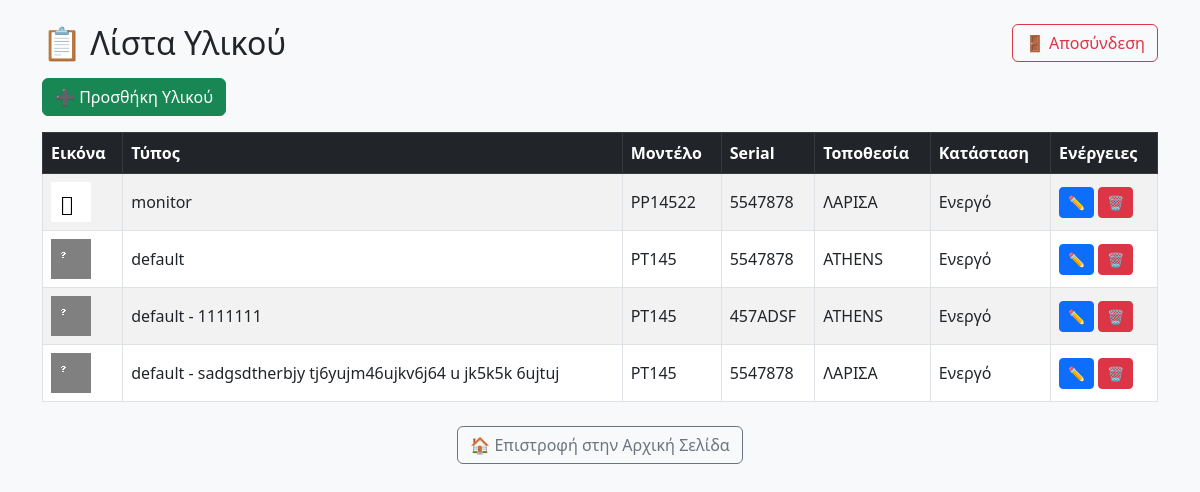
The page /inventory (signed in) on the database its author committed.
### models.py (models this page shows)
class HardwareItem(db.Model):
    id = db.Column(db.Integer, primary_key=True)
    type = db.Column(db.String(50), nullable=False)
    model = db.Column(db.String(100))
    serial = db.Column(db.String(100))
    location = db.Column(db.String(100))
    status = db.Column(db.String(50))
    custom_type_detail = db.Column(db.String(100))

### app.py (the view)
@app.route('/inventory')
@login_required
def index():
    items = HardwareItem.query.all()
    return render_template('index.html', items=items)

### auth.py (called while the page is built)
@login_manager.user_loader
def load_user(user_id):
    return User.query.get(int(user_id))

### templates/index.html (shortened to what this page needs)
<!doctype html>
<html lang="el">
<head>
  <link href="https://cdn.jsdelivr.net/npm/bootstrap@5.3.0/dist/css/bootstrap.min.css" rel="stylesheet">
</head>
<body class="bg-light">
  <div class="container mt-4">
    {% if current_user.is_authenticated %}
    <div class="d-flex justify-content-between align-items-center mb-3">
      <h2 class="mb-0">📋 Λίστα Υλικού</h2>
      <a href="{{ url_for('logout') }}" class="btn btn-outline-danger">🚪 Αποσύνδεση</a>
    </div>
    {% else %}
    <h2 class="mb-4">📋 Λίστα Υλικού</h2>
    {% endif %}
    {% if current_user.is_authenticated and current_user.role == 'admin' %}
    <a href="{{ url_for('add_item') }}" class="btn btn-success mb-3">➕ Προσθήκη Υλικού</a>
    {% endif %}
    <table class="table table-bordered table-striped align-middle">
      <thead class="table-dark">
        <tr>
          <th>Εικόνα</th>
          <th>Τύπος</th>
          <th>Μοντέλο</th>
          <th>Serial</th>
          <th>Τοποθεσία</th>
          <th>Κατάσταση</th>
          {% if current_user.is_authenticated and current_user.role == 'admin' %}
          <th>Ενέργειες</th>
          {% endif %}
        </tr>
      </thead>
      <tbody>
        {% for item in items %}
        <tr>
          <td><img src="{{ url_for('static', filename='icons/' + item.type|lower + '.png') }}" class="item-icon" onerror="this.src='{{ url_for('static', filename='icons/default.png') }}';"></td>
          <td>{{ item.type }} {% if item.custom_type_detail %} - {{ item.custom_type_detail }}{% endif %}</td>
          <td>{{ item.model }}</td>
          <td>{{ item.serial }}</td>
          <td>{{ item.location }}</td>
          <td>{{ item.status }}</td>
          {% if current_user.is_authenticated and current_user.role == 'admin' %}
          <td>
            <a href="{{ url_for('edit_item', item_id=item.id) }}" class="btn btn-sm btn-primary">✏️</a>
            <a href="{{ url_for('delete_item', item_id=item.id) }}" class="btn btn-sm btn-danger">🗑️</a>
          </td>
          {% endif %}
        </tr>
        {% endfor %}
      </tbody>
    </table>
    <div class="text-center mt-4">
      <a href="{{ url_for('home') }}" class="btn btn-outline-secondary">🏠 Επιστροφή στην Αρχική Σελίδα</a>
    </div>
  </div>
</body>
</html>

### templates/index.html (style rules this page uses)
.item-icon { width: 40px; height: 40px; object-fit: contain; }

### rows shown on the page
HardwareItem: type (picture), type "monitor", model "ΡΡ14522", serial "5547878", location "ΛΑΡΙΣΑ", status "Ενεργό"
HardwareItem: type (placeholder picture), type "default", model "ΡΤ145", serial "5547878", location "ATHENS", status "Ενεργό"
HardwareItem: type (placeholder picture), type "default", custom_type_detail "1111111", model "ΡΤ145", serial "457ADSF", location "ATHENS", status "Ενεργό"
HardwareItem: type (placeholder picture), type "default", custom_type_detail "sadgsdtherbjy tj6yujm46ujkv6j64 u jk5k5k 6ujtuj", model "ΡΤ145", serial "5547878", location "ΛΑΡΙΣΑ", status "Ενεργό"
